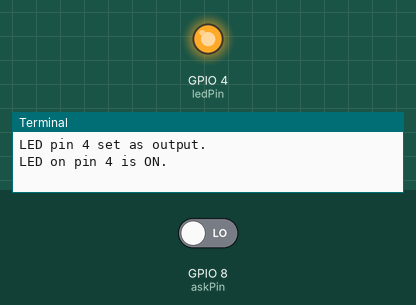
Simulated run of this program. Board: Raspberry Pi (BCM pin numbers). Parts: output pins drawn as LEDs (lit = HIGH), the last lines printed to the terminal. Inputs (shaded band) come from the test bench; at power-on: GPIO 8 (askPin) LOW. At 3.0 s the program stops and its outputs stay as they are.

Above: at 0.1 s.
At 3.1 s:
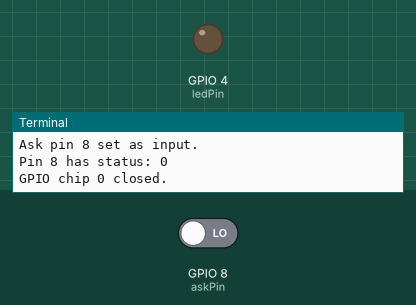
Timing chart, 0 to 4.5 s (numbered marks = the images above):
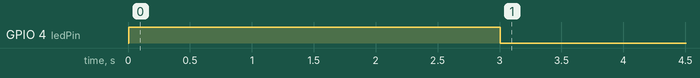

Measured:
- by itself, GPIO 4 (ledPin): LOW → HIGH at 0.00 s, → LOW 3.0 s later

The program:

led_lg.py
```python
import time
import lgpio # Import the lgpio library

# Define the GPIO chip (usually 0 for /dev/gpiochip0)
# This is equivalent to pigpio.pi(), establishing a connection to the GPIO chip.
GPIO_CHIP = 0

# Pin definitions
ledPin = 4
askPin = 8

# Variable to hold the GPIO chip handle
h = -1 # Initialize with an invalid handle

try:
    # Open the GPIO chip
    # This obtains a handle to the GPIO chip, similar to pi = pigpio.pi()
    # Corrected: Changed 'chip_open' to 'gpiochip_open'
    h = lgpio.gpiochip_open(GPIO_CHIP)
    print(f"Successfully opened GPIO chip {GPIO_CHIP}")

    # Set up the LED pin as an output
    # lgpio.gpio_claim_output(handle, gpio_pin) claims the pin for output
    print('Put long wire of LED on pin ' + str(ledPin) + ' and cathode on ground pin with resistor')
    lgpio.gpio_claim_output(h, ledPin)
    print(f"LED pin {ledPin} set as output.")

    # Turn the LED on (write 1 to the pin)
    lgpio.gpio_write(h, ledPin, 1)
    print(f"LED on pin {ledPin} is ON.")
    time.sleep(3)

    # Turn the LED off (write 0 to the pin)
    lgpio.gpio_write(h, ledPin, 0)
    print(f"LED on pin {ledPin} is OFF.")

    # Set up the askPin as an input
    # lgpio.gpio_claim_input(handle, gpio_pin) claims the pin for input
    lgpio.gpio_claim_input(h, askPin)
    print(f"Ask pin {askPin} set as input.")

    # Read the status of the askPin
    # lgpio.gpio_read(handle, gpio_pin) reads the current value of the pin
    pin_status = lgpio.gpio_read(h, askPin)
    print(f"Pin {askPin} has status: {pin_status}")

# Corrected: Removed specific lgpio.LGPError as it might not be directly exposed.
# Standard exceptions like OSError might be raised by lgpio functions on failure.
except Exception as e:
    # Catch any errors, including those from lgpio operations (e.g., OSError)
    print(f"An error occurred: {e}")
    print("Please ensure you have the necessary permissions. You might need to run this script with 'sudo'.")
finally:
    # Always close the GPIO chip when done to release resources
    # This is crucial for proper cleanup, similar to pi.stop() in pigpio
    if h != -1:
        lgpio.gpiochip_close(h) # Corrected: Changed 'chip_close' to 'gpiochip_close'
        print(f"GPIO chip {GPIO_CHIP} closed.")
```
